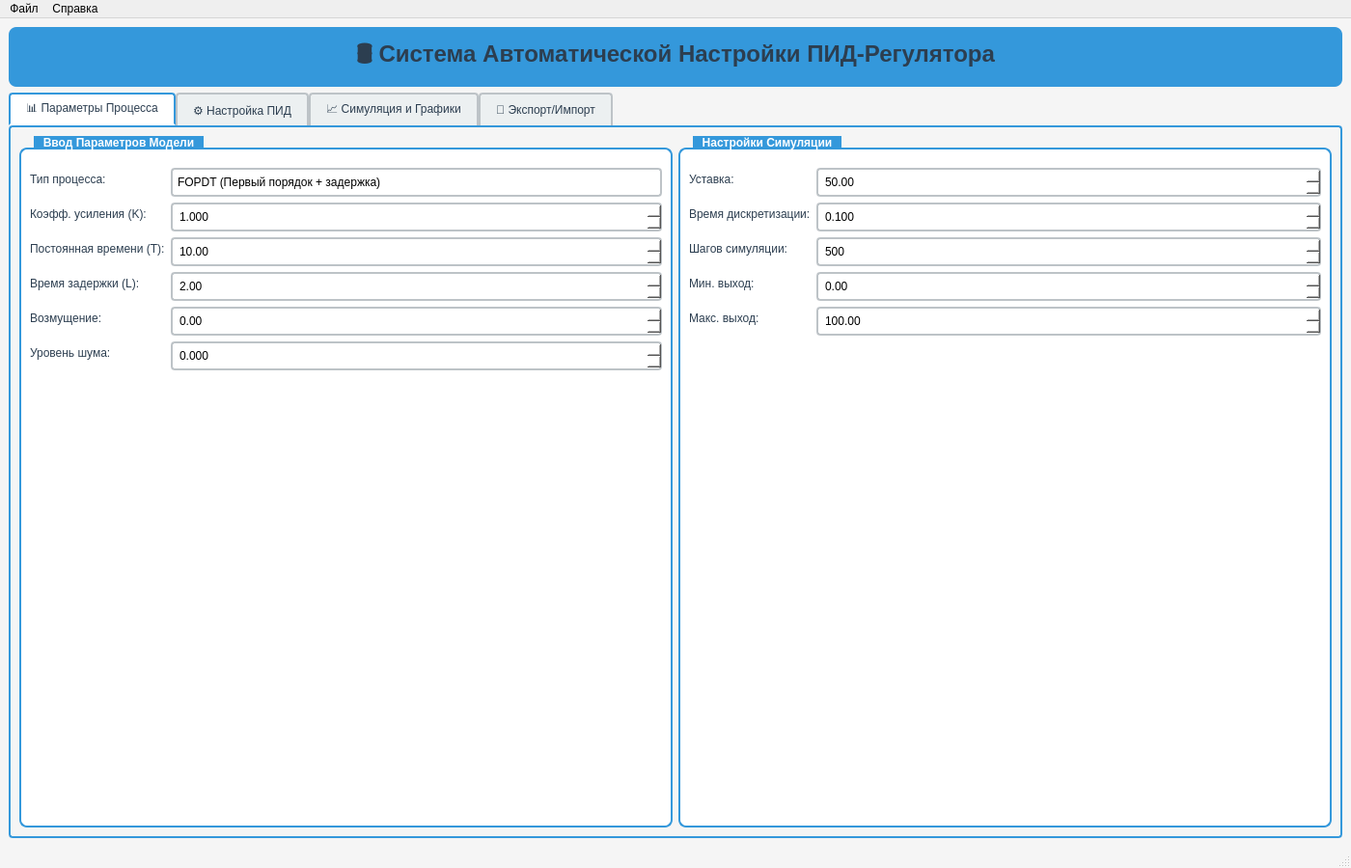
<?xml version="1.0" encoding="UTF-8"?>
<ui version="4.0">
 <class>MainWindow</class>
 <widget class="QMainWindow" name="MainWindow">
  <property name="geometry">
   <rect>
    <x>0</x>
    <y>0</y>
    <width>1400</width>
    <height>900</height>
   </rect>
  </property>
  <property name="windowTitle">
   <string>PID AutoTuner - Нефтегазовое применение</string>
  </property>
  <property name="styleSheet">
   <string notr="true">
QMainWindow {
    background-color: #f5f5f5;
}

QGroupBox {
    font-weight: bold;
    border: 2px solid #3498db;
    border-radius: 8px;
    margin-top: 12px;
    padding-top: 10px;
    background-color: white;
}

QGroupBox::title {
    subcontrol-origin: margin;
    subcontrol-position: top left;
    left: 15px;
    padding: 0 8px;
    color: #2c3e50;
    background-color: #3498db;
    color: white;
}

QPushButton {
    background-color: #3498db;
    color: white;
    border: none;
    padding: 8px 16px;
    border-radius: 4px;
    font-weight: bold;
    min-width: 100px;
}

QPushButton:hover {
    background-color: #2980b9;
}

QPushButton:pressed {
    background-color: #1abc9c;
}

QPushButton:disabled {
    background-color: #bdc3c7;
}

QLineEdit, QDoubleSpinBox, QSpinBox {
    border: 2px solid #bdc3c7;
    border-radius: 4px;
    padding: 5px;
    background-color: white;
}

QLineEdit:focus, QDoubleSpinBox:focus, QSpinBox:focus {
    border-color: #3498db;
}

QComboBox {
    border: 2px solid #bdc3c7;
    border-radius: 4px;
    padding: 5px;
    background-color: white;
    min-width: 150px;
}

QComboBox::drop-down {
    border: none;
    width: 20px;
}

QLabel {
    color: #2c3e50;
}

QTabWidget::pane {
    border: 2px solid #3498db;
    border-radius: 4px;
}

QTabBar::tab {
    background-color: #ecf0f1;
    color: #2c3e50;
    padding: 8px 16px;
    border: 2px solid #bdc3c7;
    border-bottom: none;
    border-top-left-radius: 4px;
    border-top-right-radius: 4px;
}

QTabBar::tab:selected {
    background-color: white;
    border-color: #3498db;
    border-bottom: 2px solid white;
}

QProgressBar {
    border: 2px solid #bdc3c7;
    border-radius: 4px;
    text-align: center;
    background-color: #ecf0f1;
}

QProgressBar::chunk {
    background-color: #3498db;
}

QTextEdit {
    border: 2px solid #bdc3c7;
    border-radius: 4px;
    background-color: white;
    font-family: 'Consolas', monospace;
}
   </string>
  </property>
  <widget class="QWidget" name="centralwidget">
   <layout class="QVBoxLayout" name="verticalLayout">
    <item>
     <widget class="QLabel" name="lblTitle">
      <property name="font">
       <font>
        <pointsize>18</pointsize>
        <weight>75</weight>
        <bold>true</bold>
       </font>
      </property>
      <property name="text">
       <string>🛢️ Система Автоматической Настройки ПИД-Регулятора</string>
      </property>
      <property name="alignment">
       <set>Qt::AlignCenter</set>
      </property>
      <property name="styleSheet">
       <string notr="true">color: #2c3e50; background-color: #3498db; padding: 10px; border-radius: 8px;</string>
      </property>
     </widget>
    </item>
    <item>
     <widget class="QTabWidget" name="tabWidget">
      <property name="currentIndex">
       <number>0</number>
      </property>
      <widget class="QWidget" name="tabProcess">
       <attribute name="title">
        <string>📊 Параметры Процесса</string>
       </attribute>
       <layout class="QHBoxLayout" name="horizontalLayout_2">
        <item>
         <widget class="QGroupBox" name="groupBox">
          <property name="title">
           <string>Ввод Параметров Модели</string>
          </property>
          <layout class="QFormLayout" name="formLayout">
           <item row="0" column="0">
            <widget class="QLabel" name="lblProcessType">
             <property name="text">
              <string>Тип процесса:</string>
             </property>
            </widget>
           </item>
           <item row="0" column="1">
            <widget class="QComboBox" name="cmbProcessType">
             <item>
              <property name="text">
               <string>FOPDT (Первый порядок + задержка)</string>
              </property>
             </item>
             <item>
              <property name="text">
               <string>Первый порядок</string>
              </property>
             </item>
             <item>
              <property name="text">
               <string>Второй порядок</string>
              </property>
             </item>
             <item>
              <property name="text">
               <string>Интегрирующее звено</string>
              </property>
             </item>
             <item>
              <property name="text">
               <string>Теплообменник</string>
              </property>
             </item>
             <item>
              <property name="text">
               <string>Трубопровод</string>
              </property>
             </item>
            </widget>
           </item>
           <item row="1" column="0">
            <widget class="QLabel" name="lblGain">
             <property name="text">
              <string>Коэфф. усиления (K):</string>
             </property>
            </widget>
           </item>
           <item row="1" column="1">
            <widget class="QDoubleSpinBox" name="spinGain">
             <property name="decimals">
              <number>3</number>
             </property>
             <property name="minimum">
              <double>0.001</double>
             </property>
             <property name="maximum">
              <double>1000.0</double>
             </property>
             <property name="value">
              <double>1.0</double>
             </property>
            </widget>
           </item>
           <item row="2" column="0">
            <widget class="QLabel" name="lblTimeConstant">
             <property name="text">
              <string>Постоянная времени (T):</string>
             </property>
            </widget>
           </item>
           <item row="2" column="1">
            <widget class="QDoubleSpinBox" name="spinTimeConstant">
             <property name="decimals">
              <number>2</number>
             </property>
             <property name="minimum">
              <double>0.01</double>
             </property>
             <property name="maximum">
              <double>1000.0</double>
             </property>
             <property name="value">
              <double>10.0</double>
             </property>
            </widget>
           </item>
           <item row="3" column="0">
            <widget class="QLabel" name="lblDeadTime">
             <property name="text">
              <string>Время задержки (L):</string>
             </property>
            </widget>
           </item>
           <item row="3" column="1">
            <widget class="QDoubleSpinBox" name="spinDeadTime">
             <property name="decimals">
              <number>2</number>
             </property>
             <property name="minimum">
              <double>0.0</double>
             </property>
             <property name="maximum">
              <double>500.0</double>
             </property>
             <property name="value">
              <double>2.0</double>
             </property>
            </widget>
           </item>
           <item row="4" column="0">
            <widget class="QLabel" name="lblDisturbance">
             <property name="text">
              <string>Возмущение:</string>
             </property>
            </widget>
           </item>
           <item row="4" column="1">
            <widget class="QDoubleSpinBox" name="spinDisturbance">
             <property name="decimals">
              <number>2</number>
             </property>
             <property name="minimum">
              <double>-100.0</double>
             </property>
             <property name="maximum">
              <double>100.0</double>
             </property>
             <property name="value">
              <double>0.0</double>
             </property>
            </widget>
           </item>
           <item row="5" column="0">
            <widget class="QLabel" name="lblNoise">
             <property name="text">
              <string>Уровень шума:</string>
             </property>
            </widget>
           </item>
           <item row="5" column="1">
            <widget class="QDoubleSpinBox" name="spinNoise">
             <property name="decimals">
              <number>3</number>
             </property>
             <property name="minimum">
              <double>0.0</double>
             </property>
             <property name="maximum">
              <double>10.0</double>
             </property>
             <property name="singleStep">
              <double>0.01</double>
             </property>
             <property name="value">
              <double>0.0</double>
             </property>
            </widget>
           </item>
          </layout>
         </widget>
        </item>
        <item>
         <widget class="QGroupBox" name="groupBox_2">
          <property name="title">
           <string>Настройки Симуляции</string>
          </property>
          <layout class="QFormLayout" name="formLayout_2">
           <item row="0" column="0">
            <widget class="QLabel" name="lblSetpoint">
             <property name="text">
              <string>Уставка:</string>
             </property>
            </widget>
           </item>
           <item row="0" column="1">
            <widget class="QDoubleSpinBox" name="spinSetpoint">
             <property name="decimals">
              <number>2</number>
             </property>
             <property name="minimum">
              <double>-1000.0</double>
             </property>
             <property name="maximum">
              <double>1000.0</double>
             </property>
             <property name="value">
              <double>50.0</double>
             </property>
            </widget>
           </item>
           <item row="1" column="0">
            <widget class="QLabel" name="lblSampleTime">
             <property name="text">
              <string>Время дискретизации:</string>
             </property>
            </widget>
           </item>
           <item row="1" column="1">
            <widget class="QDoubleSpinBox" name="spinSampleTime">
             <property name="decimals">
              <number>3</number>
             </property>
             <property name="minimum">
              <double>0.001</double>
             </property>
             <property name="maximum">
              <double>10.0</double>
             </property>
             <property name="singleStep">
              <double>0.01</double>
             </property>
             <property name="value">
              <double>0.1</double>
             </property>
            </widget>
           </item>
           <item row="2" column="0">
            <widget class="QLabel" name="lblSimSteps">
             <property name="text">
              <string>Шагов симуляции:</string>
             </property>
            </widget>
           </item>
           <item row="2" column="1">
            <widget class="QSpinBox" name="spinSimSteps">
             <property name="minimum">
              <number>100</number>
             </property>
             <property name="maximum">
              <number>10000</number>
             </property>
             <property name="value">
              <number>500</number>
             </property>
            </widget>
           </item>
           <item row="3" column="0">
            <widget class="QLabel" name="lblOutputMin">
             <property name="text">
              <string>Мин. выход:</string>
             </property>
            </widget>
           </item>
           <item row="3" column="1">
            <widget class="QDoubleSpinBox" name="spinOutputMin">
             <property name="minimum">
              <double>-100.0</double>
             </property>
             <property name="maximum">
              <double>100.0</double>
             </property>
             <property name="value">
              <double>0.0</double>
             </property>
            </widget>
           </item>
           <item row="4" column="0">
            <widget class="QLabel" name="lblOutputMax">
             <property name="text">
              <string>Макс. выход:</string>
             </property>
            </widget>
           </item>
           <item row="4" column="1">
            <widget class="QDoubleSpinBox" name="spinOutputMax">
             <property name="minimum">
              <double>-100.0</double>
             </property>
             <property name="maximum">
              <double>200.0</double>
             </property>
             <property name="value">
              <double>100.0</double>
             </property>
            </widget>
           </item>
          </layout>
         </widget>
        </item>
       </layout>
      </widget>
      <widget class="QWidget" name="tabTuning">
       <attribute name="title">
        <string>⚙️ Настройка ПИД</string>
       </attribute>
       <layout class="QHBoxLayout" name="horizontalLayout_3">
        <item>
         <widget class="QGroupBox" name="groupBox_3">
          <property name="title">
           <string>Метод Настройки</string>
          </property>
          <layout class="QVBoxLayout" name="verticalLayout_2">
           <item>
            <widget class="QLabel" name="lblMethod">
             <property name="text">
              <string>Выберите метод:</string>
             </property>
            </widget>
           </item>
           <item>
            <widget class="QComboBox" name="cmbMethod">
             <item>
              <property name="text">
               <string>Ziegler-Nichols (Циглер-Никольс)</string>
              </property>
             </item>
             <item>
              <property name="text">
               <string>Cohen-Coon (Коэн-Кун)</string>
              </property>
             </item>
             <item>
              <property name="text">
               <string>IMC (Внутренняя Модель)</string>
              </property>
             </item>
            </widget>
           </item>
           <item>
            <widget class="QTextBrowser" name="txtMethodDescription">
             <property name="maximumSize">
              <size>
               <width>16777215</width>
               <height>100</height>
              </size>
             </property>
            </widget>
           </item>
           <item>
            <spacer name="verticalSpacer">
             <property name="orientation">
              <enum>Qt::Vertical</enum>
             </property>
             <property name="sizeHint" stdset="0">
              <size>
               <width>20</width>
               <height>40</height>
              </size>
             </property>
            </spacer>
           </item>
           <item>
            <widget class="QPushButton" name="btnTune">
             <property name="text">
              <string>🔧 Рассчитать Настройку</string>
             </property>
            </widget>
           </item>
          </layout>
         </widget>
        </item>
        <item>
         <widget class="QGroupBox" name="groupBox_4">
          <property name="title">
           <string>Результаты Настройки</string>
          </property>
          <layout class="QFormLayout" name="formLayout_3">
           <item row="0" column="0">
            <widget class="QLabel" name="lblKp">
             <property name="text">
              <string>Kp:</string>
             </property>
            </widget>
           </item>
           <item row="0" column="1">
            <widget class="QLineEdit" name="editKp">
             <property name="readOnly">
              <bool>true</bool>
             </property>
            </widget>
           </item>
           <item row="1" column="0">
            <widget class="QLabel" name="lblKi">
             <property name="text">
              <string>Ki:</string>
             </property>
            </widget>
           </item>
           <item row="1" column="1">
            <widget class="QLineEdit" name="editKi">
             <property name="readOnly">
              <bool>true</bool>
             </property>
            </widget>
           </item>
           <item row="2" column="0">
            <widget class="QLabel" name="lblKd">
             <property name="text">
              <string>Kd:</string>
             </property>
            </widget>
           </item>
           <item row="2" column="1">
            <widget class="QLineEdit" name="editKd">
             <property name="readOnly">
              <bool>true</bool>
             </property>
            </widget>
           </item>
           <item row="3" column="0">
            <widget class="QLabel" name="lblTi">
             <property name="text">
              <string>Ti:</string>
             </property>
            </widget>
           </item>
           <item row="3" column="1">
            <widget class="QLineEdit" name="editTi">
             <property name="readOnly">
              <bool>true</bool>
             </property>
            </widget>
           </item>
           <item row="4" column="0">
            <widget class="QLabel" name="lblTd">
             <property name="text">
              <string>Td:</string>
             </property>
            </widget>
           </item>
           <item row="4" column="1">
            <widget class="QLineEdit" name="editTd">
             <property name="readOnly">
              <bool>true</bool>
             </property>
            </widget>
           </item>
           <item row="5" column="0">
            <widget class="QLabel" name="lblOvershoot">
             <property name="text">
              <string>Перерегулирование:</string>
             </property>
            </widget>
           </item>
           <item row="5" column="1">
            <widget class="QLineEdit" name="editOvershoot">
             <property name="readOnly">
              <bool>true</bool>
             </property>
            </widget>
           </item>
           <item row="6" column="0">
            <widget class="QLabel" name="lblSettlingTime">
             <property name="text">
              <string>Время успокоения:</string>
             </property>
            </widget>
           </item>
           <item row="6" column="1">
            <widget class="QLineEdit" name="editSettlingTime">
             <property name="readOnly">
              <bool>true</bool>
             </property>
            </widget>
           </item>
           <item row="7" column="0" colspan="2">
            <widget class="QTextEdit" name="txtRecommendations">
             <property name="maximumSize">
              <size>
               <width>16777215</width>
               <height>100</height>
              </size>
             </property>
             <property name="placeholderText">
              <string>Рекомендации появятся здесь...</string>
             </property>
            </widget>
           </item>
           <item row="8" column="0" colspan="2">
            <widget class="QPushButton" name="btnApplySettings">
             <property name="text">
              <string>✅ Применить Настройки</string>
             </property>
            </widget>
           </item>
          </layout>
         </widget>
        </item>
       </layout>
      </widget>
      <widget class="QWidget" name="tabSimulation">
       <attribute name="title">
        <string>📈 Симуляция и Графики</string>
       </attribute>
       <layout class="QVBoxLayout" name="verticalLayout_3">
        <item>
         <layout class="QHBoxLayout" name="horizontalLayout_4">
          <item>
           <widget class="QPushButton" name="btnSimulate">
            <property name="text">
             <string>▶️ Запустить Симуляцию</string>
            </property>
           </widget>
          </item>
          <item>
           <widget class="QPushButton" name="btnReset">
            <property name="text">
             <string>🔄 Сброс</string>
            </property>
           </widget>
          </item>
          <item>
           <widget class="QLabel" name="lblStatus">
            <property name="text">
             <string>Статус: Готов</string>
            </property>
           </widget>
          </item>
          <item>
           <spacer name="horizontalSpacer">
            <property name="orientation">
             <enum>Qt::Horizontal</enum>
            </property>
            <property name="sizeHint" stdset="0">
             <size>
              <width>40</width>
              <height>20</height>
              </size>
             </property>
            </spacer>
           </item>
          </layout>
         </item>
         <item>
          <widget class="QGraphicsView" name="processChartView"/>
         </item>
         <item>
          <widget class="QGraphicsView" name="controlChartView"/>
         </item>
        </layout>
      </widget>
      <widget class="QWidget" name="tabExport">
       <attribute name="title">
        <string>💾 Экспорт/Импорт</string>
       </attribute>
       <layout class="QVBoxLayout" name="verticalLayout_4">
        <item>
         <widget class="QGroupBox" name="groupBox_5">
          <property name="title">
           <string>Экспорт Данных</string>
          </property>
          <layout class="QHBoxLayout" name="horizontalLayout_5">
           <item>
            <widget class="QPushButton" name="btnExport">
             <property name="text">
              <string>📤 Экспорт в CSV</string>
             </property>
            </widget>
           </item>
           <item>
            <widget class="QPushButton" name="btnExportJSON">
             <property name="text">
              <string>📤 Экспорт в JSON</string>
             </property>
            </widget>
           </item>
           <item>
            <widget class="QPushButton" name="btnExportReport">
             <property name="text">
              <string>📄 Отчет PDF</string>
             </property>
            </widget>
           </item>
          </layout>
         </widget>
        </item>
        <item>
         <widget class="QGroupBox" name="groupBox_6">
          <property name="title">
           <string>Импорт Данных</string>
          </property>
          <layout class="QHBoxLayout" name="horizontalLayout_6">
           <item>
            <widget class="QPushButton" name="btnImport">
             <property name="text">
              <string>📥 Импорт Конфигурации</string>
             </property>
            </widget>
           </item>
           <item>
            <widget class="QPushButton" name="btnImportData">
             <property name="text">
              <string>📥 Импорт Данных</string>
             </property>
            </widget>
           </item>
          </layout>
         </widget>
        </item>
       </layout>
      </widget>
     </widget>
    </item>
   </layout>
  </widget>
  <widget class="QMenuBar" name="menubar">
   <property name="geometry">
    <rect>
     <x>0</x>
     <y>0</y>
     <width>1400</width>
     <height>22</height>
    </rect>
   </property>
   <widget class="QMenu" name="menuFile">
    <property name="title">
     <string>Файл</string>
    </property>
    <addaction name="actionNew"/>
    <addaction name="actionOpen"/>
    <addaction name="actionSave"/>
    <addaction name="separator"/>
    <addaction name="actionExit"/>
   </widget>
   <widget class="QMenu" name="menuHelp">
    <property name="title">
     <string>Справка</string>
    </property>
    <addaction name="actionAbout"/>
   </widget>
   <addaction name="menuFile"/>
   <addaction name="menuHelp"/>
  </widget>
  <widget class="QStatusBar" name="statusbar"/>
  <action name="actionNew">
   <property name="text">
    <string>Новый проект</string>
   </property>
  </action>
  <action name="actionOpen">
   <property name="text">
    <string>Открыть...</string>
   </property>
  </action>
  <action name="actionSave">
   <property name="text">
    <string>Сохранить</string>
   </property>
  </action>
  <action name="actionExit">
   <property name="text">
    <string>Выход</string>
   </property>
  </action>
  <action name="actionAbout">
   <property name="text">
    <string>О программе</string>
   </property>
  </action>
 </widget>
 <resources/>
 <connections/>
</ui>
